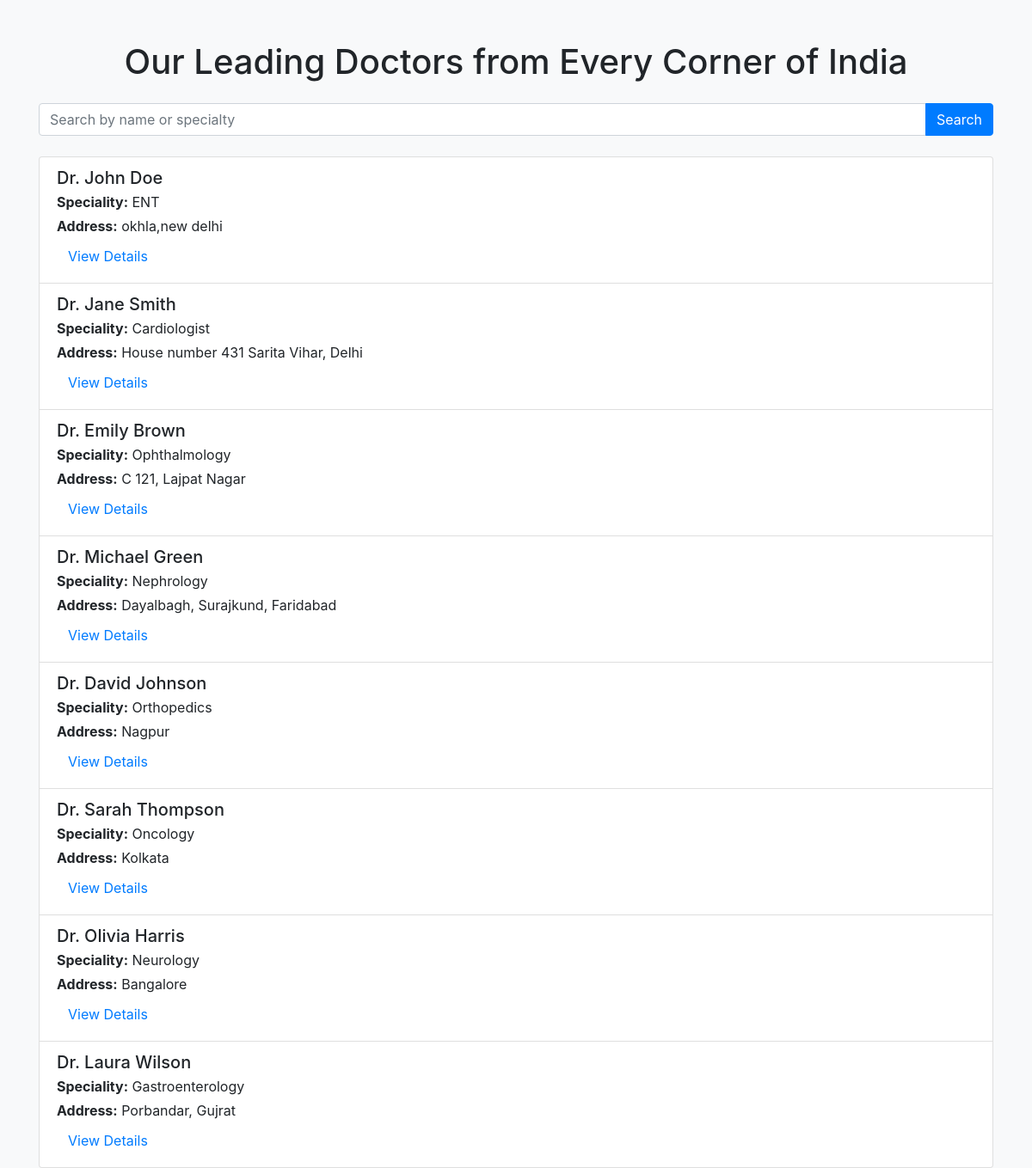
Screenshot of /doctors/ (signed in) with the database file from the repository.
### female_healthcare_management/models.py (models this page shows, shortened)
class Doctor(models.Model):
    name = models.CharField(max_length=100)
    speciality = models.CharField(max_length=100)
    description =models.TextField(null=True)
    address = models.TextField()
    latitude = models.FloatField()
    longitude = models.FloatField()
    image = models.ImageField(null=True,upload_to='doctor_images/')

### female_healthcare_management/views.py (the view)
# urls.py: path('doctors/', doctor_list, name='doctor_list'),
@login_required
def doctor_list(request):
    query = request.GET.get('q')  # Get the search query from the URL parameters
    if query:
        doctors = Doctor.objects.filter(name__icontains=query) | Doctor.objects.filter(speciality__icontains=query)
    else:
        doctors = Doctor.objects.all()  # If no query, get all doctors
    return render(request, 'doctor_list.html', {'doctors': doctors})

### female_healthcare_management/templates/doctor_list.html (shortened to what this page needs)
<!DOCTYPE html>
<html lang="en">
<head>
    <link rel="stylesheet" href="https://maxcdn.bootstrapcdn.com/bootstrap/4.5.2/css/bootstrap.min.css">
</head>
<body>
    <div class="container mt-5">
        <h1 class="text-center mb-4">Our Leading Doctors from Every Corner of India</h1>
        <form method="GET" action="{% url 'doctor_list' %}" class="mb-4">
            <div class="input-group">
                <input type="text" name="q" class="form-control" placeholder="Search by name or specialty" aria-label="Search">
                <div class="input-group-append">
                    <button class="btn btn-primary" type="submit">Search</button>
                </div>
            </div>
        </form>
        <ul class="list-group">
            {% for doctor in doctors %}
                <li class="list-group-item">
                    <h5 class="mb-1">{{ doctor.name }}</h5>
                    <p class="mb-1"><strong>Speciality:</strong> {{ doctor.speciality }}</p>
                    <p class="mb-1"><strong>Address:</strong> {{ doctor.address }}</p>
                    <a href="{% url 'doctor_detail' doctor.id %}" class="btn btn-link">View Details</a>
                </li>
            {% empty %}
                <li class="list-group-item text-center">No doctors available at the moment.</li>
            {% endfor %}
        </ul>
    </div>
</body>
</html>

### female_healthcare_management/templates/doctor_list.html (style rules this page uses)
body { background-color: #f8f9fa; }
.list-group-item { transition: background-color 0.3s; }

### rows the page displays
Doctor: name "Dr. John Doe", speciality "ENT", address "okhla,new delhi"
Doctor: name "Dr. Jane Smith", speciality "Cardiologist", address "House number 431 Sarita Vihar, Delhi"
Doctor: name "Dr. Emily Brown", speciality "Ophthalmology", address "C 121, Lajpat Nagar"
Doctor: name "Dr. Michael Green", speciality "Nephrology", address "Dayalbagh, Surajkund, Faridabad"
Doctor: name "Dr. David Johnson", speciality "Orthopedics", address "Nagpur"
Doctor: name "Dr. Sarah Thompson", speciality "Oncology", address "Kolkata"
Doctor: name "Dr. Olivia Harris", speciality "Neurology", address "Bangalore"
Doctor: name "Dr. Laura Wilson", speciality "Gastroenterology", address "Porbandar, Gujrat"
